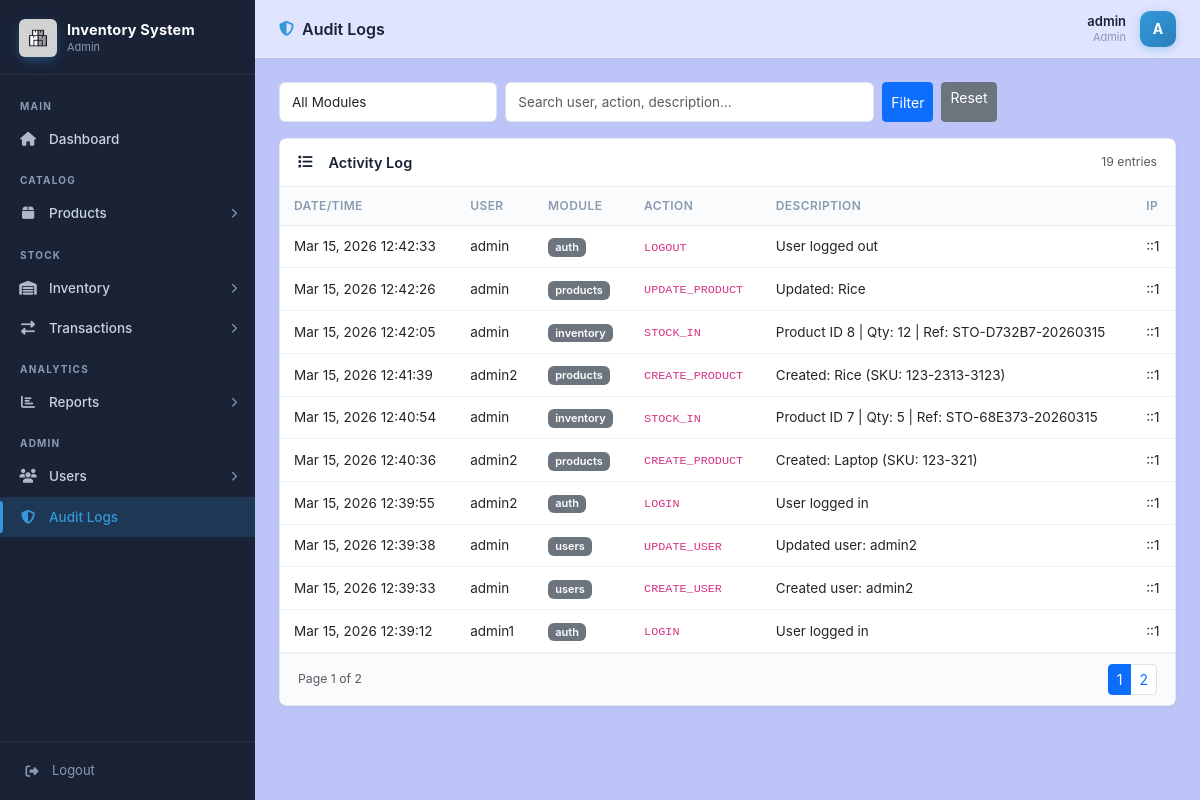
/modules/audit/index.php (signed in), run on the app's committed database.
### tables this page shows
CREATE TABLE IF NOT EXISTS audit_logs (
    id INT AUTO_INCREMENT PRIMARY KEY,
    user_id INT,
    username VARCHAR(50),
    action VARCHAR(100) NOT NULL,
    module VARCHAR(50) NOT NULL,
    description TEXT,
    ip_address VARCHAR(45),
    created_at TIMESTAMP DEFAULT CURRENT_TIMESTAMP,
    FOREIGN KEY (user_id) REFERENCES users(id) ON DELETE SET NULL
);

### modules/audit/index.php (the view, shortened to what this page needs)
<?php
require_once __DIR__ . '/../../includes/layout_top.php';
$page   = max(1, intval($_GET['page'] ?? 1));
$limit  = 10;
$offset = ($page - 1) * $limit;
$module = $_GET['module'] ?? '';
$search = trim($_GET['search'] ?? '');
$where  = '1=1';
$params = [];
$total = $pdo->prepare("SELECT COUNT(*) FROM audit_logs WHERE $where");
$total->execute($params);
$totalRows  = $total->fetchColumn();
$totalPages = ceil($totalRows / $limit);
$stmt = $pdo->prepare("SELECT * FROM audit_logs WHERE $where ORDER BY created_at DESC LIMIT $limit OFFSET $offset");
$stmt->execute($params);
$logs = $stmt->fetchAll();
?>
<form method="GET" class="row g-2 mb-3">
    <div class="col-md-3">
        <select name="module" class="form-select form-select-sm">
            <option value="">All Modules</option>
        </select>
    </div>
    <div class="col-md-5">
        <input type="text" name="search" class="form-control form-control-sm" placeholder="Search user, action, description..." value="<?= htmlspecialchars($search) ?>">
    </div>
    <div class="col-md-2 d-flex gap-2">
        <button class="btn btn-sm btn-primary">Filter</button>
        <a href="?" class="btn btn-sm btn-secondary">Reset</a>
    </div>
</form>
<div class="card">
    <div class="card-header d-flex justify-content-between">
        <h5 class="mb-0"><i class="fas fa-list me-2"></i>Activity Log</h5>
        <span class="text-muted small"><?= number_format($totalRows) ?> entries</span>
    </div>
    <div class="card-body p-0">
        <div class="table-responsive">
            <table class="table table-hover table-sm mb-0">
                <thead><tr><th>Date/Time</th><th>User</th><th>Module</th><th>Action</th><th>Description</th><th>IP</th></tr></thead>
                <tbody>
                <?php foreach ($logs as $log): ?>
                <tr>
                    <td class="text-nowrap"><?= date('M d, Y H:i:s', strtotime($log['created_at'])) ?></td>
                    <td><?= htmlspecialchars($log['username'] ?? '-') ?></td>
                    <td><span class="badge bg-secondary"><?= htmlspecialchars($log['module']) ?></span></td>
                    <td><code><?= htmlspecialchars($log['action']) ?></code></td>
                    <td><?= htmlspecialchars($log['description'] ?? '') ?></td>
                    <td><?= htmlspecialchars($log['ip_address'] ?? '') ?></td>
                </tr>
                <?php endforeach; ?>
                </tbody>
            </table>
        </div>
    </div>
    <?php if ($totalPages > 1): ?>
    <div class="card-footer d-flex justify-content-between align-items-center">
        <small class="text-muted">Page <?= $page ?> of <?= $totalPages ?></small>
        <nav>
            <ul class="pagination pagination-sm mb-0">
                <?php for ($i = 1; $i <= min($totalPages, 10); $i++): ?>
                <li class="page-item <?= $i==$page?'active':'' ?>">
                    <a class="page-link" href="?module=<?= urlencode($module) ?>&search=<?= urlencode($search) ?>&page=<?= $i ?>"><?= $i ?></a>
                </li>
                <?php endfor; ?>
            </ul>
        </nav>
    </div>
    <?php endif; ?>
</div>
<?php require_once __DIR__ . '/../../includes/layout_bottom.php'; ?>

### assets/style/style.css (style rules this page uses)
*, *::before, *::after { box-sizing: border-box; margin: 0; padding: 0; }
:root { --sidebar-w: 255px; --sidebar-bg: #1a2236; --sidebar-border: rgba(255,255,255,.06); --sidebar-hover: rgba(255,255,255,.07); --sidebar-active: rgba(52,152,219,.18); --accent: #3498db; --accent-light: rgba(52,152,219,.15); --text-muted: #8a9bb0; --text-light: #c8d3e0; --topbar-h: 58px; --radius: 8px; }
body { background: #bcc4f8; font-family: -apple-system, BlinkMacSystemFont, 'Segoe UI', Roboto, Arial, sans-serif; color: #2d3748; font-size: 14px; line-height: 1.5; }
.card { background: #fff; border: 1px solid #e8edf3; border-radius: var(--radius); box-shadow: 0 1px 4px rgba(0,0,0,.04); margin-bottom: 24px; width: 100%; }
.card-header { background: #fff; border-bottom: 1px solid #e8edf3; padding: 14px 18px; border-radius: var(--radius) var(--radius) 0 0; }
.card-header h5 { margin: 0; font-size: 14.5px; font-weight: 600; color: #1a2236; display: flex; align-items: center; gap: 8px; }
.card-body { padding: 20px; }
.card-footer { background: #fafbfc; border-top: 1px solid #e8edf3; padding: 10px 18px; border-radius: 0 0 var(--radius) var(--radius); }
.table { font-size: 13.5px; width: 100%; }
.table th { font-weight: 600; font-size: 12px; text-transform: uppercase; letter-spacing: .4px; color: #8a9bb0; background: #fafbfc; border-bottom: 1px solid #e8edf3; white-space: nowrap; padding: 10px 14px; }
.table td { vertical-align: middle; padding: 10px 14px; border-color: #f0f3f8; }
.form-control, .form-select { border: 1px solid #dde3ec; border-radius: 6px; padding: 9px 12px; font-size: 13.5px; transition: border-color .2s, box-shadow .2s; width: 100%; background: #fff; }
.badge { font-size: 11px; font-weight: 600; }

### data on the page
audit_logs: created_at "Mar 15, 2026 12:42:33", username "admin", module "auth", action "LOGOUT", description "User logged out", ip_address "::1"
audit_logs: created_at "Mar 15, 2026 12:42:26", username "admin", module "products", action "UPDATE_PRODUCT", description "Updated: Rice", ip_address "::1"
audit_logs: created_at "Mar 15, 2026 12:42:05", username "admin", module "inventory", action "STOCK_IN", description "Product ID 8 | Qty: 12 | Ref: STO-D732B7-20260315", ip_address "::1"
audit_logs: created_at "Mar 15, 2026 12:41:39", username "admin2", module "products", action "CREATE_PRODUCT", description "Created: Rice (SKU: 123-2313-3123)", ip_address "::1"
audit_logs: created_at "Mar 15, 2026 12:40:54", username "admin", module "inventory", action "STOCK_IN", description "Product ID 7 | Qty: 5 | Ref: STO-68E373-20260315", ip_address "::1"
audit_logs: created_at "Mar 15, 2026 12:40:36", username "admin2", module "products", action "CREATE_PRODUCT", description "Created: Laptop (SKU: 123-321)", ip_address "::1"
audit_logs: created_at "Mar 15, 2026 12:39:55", username "admin2", module "auth", action "LOGIN", description "User logged in", ip_address "::1"
audit_logs: created_at "Mar 15, 2026 12:39:38", username "admin", module "users", action "UPDATE_USER", description "Updated user: admin2", ip_address "::1"
audit_logs: created_at "Mar 15, 2026 12:39:33", username "admin", module "users", action "CREATE_USER", description "Created user: admin2", ip_address "::1"
audit_logs: created_at "Mar 15, 2026 12:39:12", username "admin1", module "auth", action "LOGIN", description "User logged in", ip_address "::1"

### other printed values
APP_NAME "Inventory System"
$roleLabel "Admin"
$pageTitle "Audit Logs"
$user['username'] "admin"
$initial "A"
$totalRows "19"
$page "1"
$totalPages "2"
